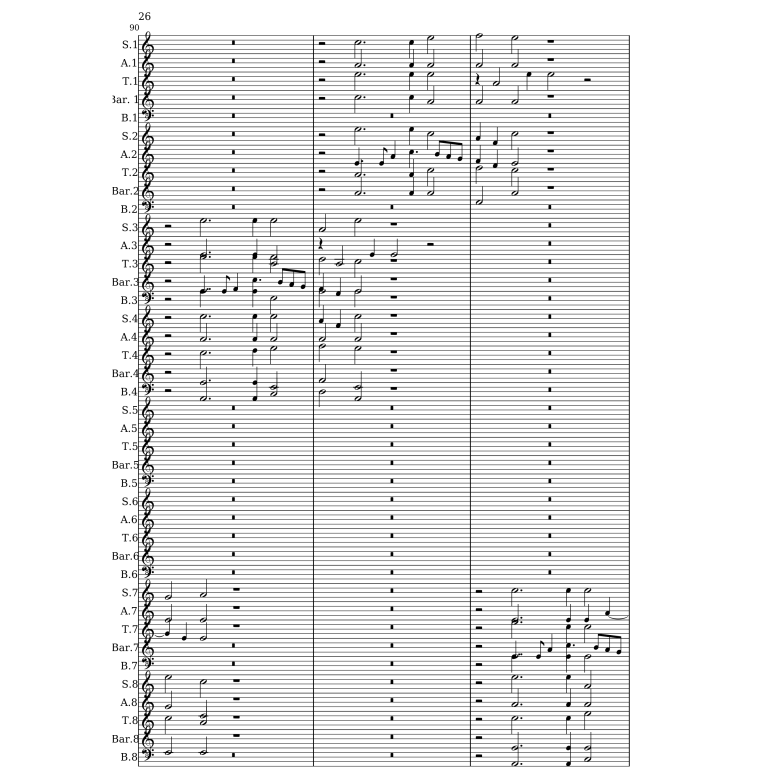
#> input picture deepscores_workspace/test_data/images/lg-60516219-aug-gutenberg1939--page-26.png, 1536 x 1536 px, found by its file name (shown at 1/2 size); its folder holds 3 pictures in this run
$ python preprocess_deepscores.py
#> lines starting #> are read from the running program, lines starting #| are printed output that depends on the picture
#!/usr/bin/env python3
"""
DeepScores 데이터셋 전처리 및 품질 검증 스크립트
NPZ 어노테이션을 YOLO 형식으로 변환하고 데이터 품질을 검증합니다.
"""

import os
import sys
import json
import random
import argparse
from pathlib import Path
from typing import Dict, List, Tuple, Optional
from collections import defaultdict, Counter

import numpy as np
import cv2
from tqdm import tqdm
from sklearn.model_selection import train_test_split
import matplotlib.pyplot as plt
import matplotlib.patches as patches

class DeepScoresPreprocessor:
    """DeepScores 데이터셋 전처리 클래스"""

    def __init__(self, raw_data_dir: str, output_dir: str, pilot_mode: bool = False, sample_size: int = 1000):
#> called with raw_data_dir = 'raw_data', output_dir = 'data', pilot_mode = False, sample_size = 1000
        self.raw_data_dir = Path(raw_data_dir)
        self.output_dir = Path(output_dir)
        self.pilot_mode = pilot_mode
        self.sample_size = sample_size

        # 목표 클래스 정의 (점진적 확장을 위해 Phase별로 분류)
        self.target_classes_phases = {
            'phase_1': ['noteheadFull', 'stem', 'gClef'],
            'phase_2': ['restQuarter', 'beam', 'dot'],
            'phase_3': ['sharp', 'flat', 'natural'],
            'phase_4': ['timeSig4_4', 'keySigFlat1', 'noteheadHalf']
        }

        # 전체 목표 클래스 (초기에는 Phase 1-2만 사용)
        self.target_classes = {}
        class_id = 0
        for phase_classes in self.target_classes_phases.values():
            for class_name in phase_classes:
                self.target_classes[class_name] = class_id
                class_id += 1

        self.image_size = 1024  # DeepScores 고해상도 처리
        self.train_ratio = 0.85

        # 검증 결과 저장
        self.validation_results = {}

    def convert_to_yolo(self, bbox: List[float], img_width: int, img_height: int) -> Tuple[float, float, float, float]:
        """DeepScores bbox [x_min, y_min, x_max, y_max] -> YOLO 포맷 변환"""
        dw = 1.0 / img_width
        dh = 1.0 / img_height

        x_center = (bbox[0] + bbox[2]) / 2.0
        y_center = (bbox[1] + bbox[3]) / 2.0
        width = bbox[2] - bbox[0]
        height = bbox[3] - bbox[1]

        return (x_center * dw, y_center * dh, width * dw, height * dh)

    def validate_bbox(self, bbox: Tuple[float, float, float, float]) -> bool:
        """YOLO 바운딩 박스 유효성 검사"""
        x_center, y_center, width, height = bbox

        # 0-1 범위 확인
        if not (0 <= x_center <= 1 and 0 <= y_center <= 1):
            return False
        if not (0 < width <= 1 and 0 < height <= 1):
            return False

        # 경계 확인
        if (x_center - width/2 < 0) or (x_center + width/2 > 1):
            return False
        if (y_center - height/2 < 0) or (y_center + height/2 > 1):
            return False

        return True

    def smart_dataset_sampling(self, all_images: List[str]) -> List[str]:
        """클래스 균형을 고려한 지능적 데이터 샘플링"""
        if not self.pilot_mode:
            return all_images

        print(f"🎯 Pilot Mode: {self.sample_size}개 샘플 선택 중...")

        # 각 이미지의 클래스 분포 분석
        image_class_counts = {}
        target_class_names = set(self.target_classes.keys())

        for img_name in tqdm(all_images[:5000], desc="클래스 분포 분석"):  # 최대 5000개만 분석
            npz_path = self.raw_data_dir / "annotations" / (img_name.replace('.png', '.npz'))
            if not npz_path.exists():
                continue

            try:
                annotations = np.load(npz_path, allow_pickle=True)['arr_0']
                class_counts = Counter()

                for ann in annotations:
                    if hasattr(ann, 'item'):
                        ann = ann.item()
                    class_name = ann.get('class_name', '')

                    if class_name in target_class_names:
                        class_counts[class_name] += 1

                image_class_counts[img_name] = class_counts

            except Exception as e:
                print(f"Warning: 파일 {npz_path} 분석 실패: {e}")
                continue

        # 균형잡힌 샘플링
        sampled_images = []
        class_samples = defaultdict(list)

        # 클래스별로 이미지 그룹핑
        for img_name, class_counts in image_class_counts.items():
            for class_name in class_counts.keys():
                class_samples[class_name].append((img_name, class_counts[class_name]))

        # 각 클래스에서 균등하게 샘플링
        samples_per_class = max(50, self.sample_size // len(self.target_classes))  # 클래스당 최소 50개

        for class_name, images in class_samples.items():
            # 해당 클래스가 많이 포함된 이미지 우선 선택
            images.sort(key=lambda x: x[1], reverse=True)
            selected = [img[0] for img in images[:samples_per_class]]
            sampled_images.extend(selected)

        # 중복 제거 및 최종 샘플 수 조정
        sampled_images = list(set(sampled_images))

        if len(sampled_images) > self.sample_size:
            sampled_images = random.sample(sampled_images, self.sample_size)

        print(f"✅ {len(sampled_images)}개 샘플 선택 완료")
        return sampled_images

    def process_dataset(self):
        """메인 데이터셋 처리 함수"""
        print("🚀 DeepScores 데이터셋 전처리 시작")
        print(f"원본 데이터: {self.raw_data_dir}")
        print(f"출력 디렉터리: {self.output_dir}")
        print(f"Pilot Mode: {self.pilot_mode} (샘플 크기: {self.sample_size})")
        print("=" * 60)

        # 출력 디렉터리 생성
        for subset in ['train', 'val']:
            (self.output_dir / 'images' / subset).mkdir(parents=True, exist_ok=True)
            (self.output_dir / 'labels' / subset).mkdir(parents=True, exist_ok=True)

        # 이미지 파일 목록 가져오기
        images_dir = self.raw_data_dir / "images_png"
        if not images_dir.exists():
            images_dir = self.raw_data_dir / "images"  # 대체 경로

        if not images_dir.exists():
            raise FileNotFoundError(f"이미지 디렉터리를 찾을 수 없습니다: {images_dir}")

        all_images = [f.name for f in images_dir.glob('*.png')]
        print(f"📁 총 이미지 수: {len(all_images)}")

        if len(all_images) == 0:
            raise ValueError("처리할 이미지가 없습니다.")

        # 스마트 샘플링
        selected_images = self.smart_dataset_sampling(all_images)

        # Train/Validation 분할
        train_images, val_images = train_test_split(
            selected_images,
            train_size=self.train_ratio,
            random_state=42
        )

        print(f"📊 Train: {len(train_images)}, Validation: {len(val_images)}")

        # 데이터셋 처리
        processing_stats = {
            'total_images': 0,
            'processed_images': 0,
            'total_annotations': 0,
            'valid_annotations': 0,
            'invalid_bboxes': 0,
            'missing_files': 0,
            'class_distribution': Counter()
        }

        for subset, image_list in [('train', train_images), ('val', val_images)]:
            print(f"\n🔄 {subset.upper()} 데이터셋 처리 중...")

            img_out_path = self.output_dir / 'images' / subset
            lbl_out_path = self.output_dir / 'labels' / subset

            for img_name in tqdm(image_list, desc=f"Processing {subset}"):
                processing_stats['total_images'] += 1

                try:
                    # 원본 이미지 처리
                    img_path = images_dir / img_name
                    if not img_path.exists():
                        processing_stats['missing_files'] += 1
                        continue

                    original_img = cv2.imread(str(img_path))
#> original_img is the input picture: shape (1536, 1536, 3); min 0, max 255, mean 233.5
                    if original_img is None:
                        processing_stats['missing_files'] += 1
                        continue

                    h, w, _ = original_img.shape
#> h = 1536; w = 1536

                    # 이미지 리사이즈 및 저장
                    resized_img = cv2.resize(original_img, (self.image_size, self.image_size))
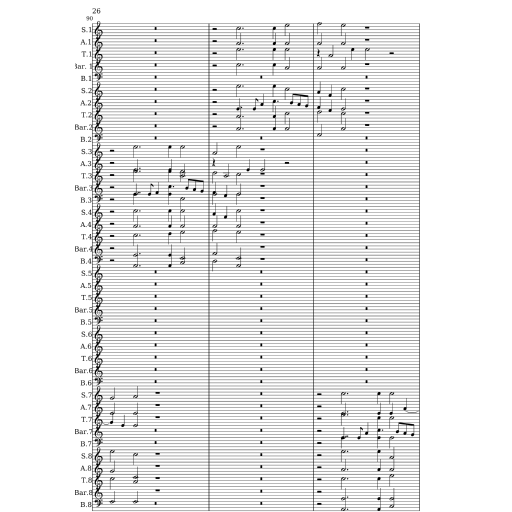
#> resized_img: shape (1024, 1024, 3) (shown at 1/2 size); min 0, max 255, mean 233.6
                    cv2.imwrite(str(img_out_path / img_name), resized_img)

                    # NPZ 어노테이션 로드
                    npz_path = self.raw_data_dir / "annotations" / img_name.replace('.png', '.npz')
                    if not npz_path.exists():
                        # 빈 라벨 파일 생성
                        (lbl_out_path / img_name.replace('.png', '.txt')).touch()
                        processing_stats['missing_files'] += 1
                        continue

                    annotations = np.load(npz_path, allow_pickle=True)['arr_0']

                    yolo_labels = []
                    for ann in annotations:
                        processing_stats['total_annotations'] += 1

                        if hasattr(ann, 'item'):
                            ann = ann.item()

                        class_name = ann.get('class_name', '')
                        if class_name not in self.target_classes:
                            continue

                        class_id = self.target_classes[class_name]
                        bbox = ann.get('bbox', [])

                        if len(bbox) != 4:
                            processing_stats['invalid_bboxes'] += 1
                            continue

                        # YOLO 포맷으로 변환
                        yolo_bbox = self.convert_to_yolo(bbox, w, h)

                        # 바운딩 박스 유효성 검사
                        if not self.validate_bbox(yolo_bbox):
                            processing_stats['invalid_bboxes'] += 1
                            continue

                        yolo_labels.append(f"{class_id} {' '.join(map(str, yolo_bbox))}")
                        processing_stats['valid_annotations'] += 1
                        processing_stats['class_distribution'][class_name] += 1

                    # 라벨 파일 저장
                    label_file = lbl_out_path / img_name.replace('.png', '.txt')
                    with open(label_file, 'w') as f:
                        f.write('\n'.join(yolo_labels))

                    processing_stats['processed_images'] += 1

                except Exception as e:
                    print(f"오류: {img_name} 처리 실패 - {str(e)}")
                    continue

        # 처리 결과 요약
        self._print_processing_summary(processing_stats)

        # YAML 설정 파일 생성
        self._create_dataset_yaml()

        # 데이터 품질 검증 실행
        self._validate_dataset_quality(processing_stats)

        print("\n🎉 데이터셋 전처리 완료!")

    def _print_processing_summary(self, stats: Dict):
        """처리 결과 요약 출력"""
        print("\n" + "=" * 60)
        print("📈 처리 결과 요약")
        print("=" * 60)
        print(f"총 이미지 수: {stats['total_images']}")
        print(f"성공적으로 처리된 이미지: {stats['processed_images']}")
        print(f"총 어노테이션 수: {stats['total_annotations']}")
        print(f"유효한 어노테이션 수: {stats['valid_annotations']}")
        print(f"무효한 바운딩 박스: {stats['invalid_bboxes']}")
        print(f"누락된 파일: {stats['missing_files']}")

        print(f"\n📊 클래스 분포:")
        for class_name, count in stats['class_distribution'].most_common():
            percentage = (count / stats['valid_annotations']) * 100 if stats['valid_annotations'] > 0 else 0
            print(f"  {class_name}: {count} ({percentage:.1f}%)")

    def _create_dataset_yaml(self):
        """YAML 설정 파일 생성"""
        yaml_content = f"""# DeepScores Dataset Configuration for YOLOv8
path: {self.output_dir.absolute()}
train: images/train
val: images/val

# Classes ({len(self.target_classes)} classes)
names:
"""

        for class_name, class_id in sorted(self.target_classes.items(), key=lambda x: x[1]):
            yaml_content += f"  {class_id}: {class_name}\n"

        yaml_file = self.output_dir / "deepscores.yaml"
        with open(yaml_file, 'w') as f:
            f.write(yaml_content)

        print(f"📄 YAML 설정 파일 생성: {yaml_file}")

    def _validate_dataset_quality(self, processing_stats: Dict):
        """데이터셋 품질 검증"""
        print("\n🔍 데이터셋 품질 검증 중...")

        validation_results = {
            'processing_stats': processing_stats,
            'image_label_pairs': self._check_image_label_pairs(),
            'class_imbalance': self._analyze_class_imbalance(processing_stats['class_distribution']),
            'sample_visualization': self._create_sample_visualization()
        }

        # 검증 리포트 저장
        report_dir = Path("validation_reports")
        report_dir.mkdir(exist_ok=True)

        from datetime import datetime
        timestamp = datetime.now().strftime('%Y%m%d_%H%M%S')
        report_file = report_dir / f"preprocessing_validation_{timestamp}.json"

        with open(report_file, 'w') as f:
            # Counter 객체를 dict로 변환하여 JSON 직렬화 가능하게 함
            serializable_results = validation_results.copy()
            serializable_results['processing_stats']['class_distribution'] = dict(processing_stats['class_distribution'])
            json.dump(serializable_results, f, indent=2)

        print(f"📋 검증 리포트 저장: {report_file}")

        self.validation_results = validation_results

    def _check_image_label_pairs(self) -> Dict:
        """이미지-라벨 쌍 매칭 확인"""
        results = {'train': {}, 'val': {}}

        for subset in ['train', 'val']:
            img_dir = self.output_dir / 'images' / subset
            lbl_dir = self.output_dir / 'labels' / subset

            img_files = set(f.stem for f in img_dir.glob('*.png'))
            lbl_files = set(f.stem for f in lbl_dir.glob('*.txt'))

            results[subset] = {
                'total_images': len(img_files),
                'total_labels': len(lbl_files),
                'missing_labels': len(img_files - lbl_files),
                'orphan_labels': len(lbl_files - img_files),
                'matched_pairs': len(img_files & lbl_files)
            }

        return results

    def _analyze_class_imbalance(self, class_distribution: Counter) -> Dict:
        """클래스 불균형 분석"""
        if not class_distribution:
            return {'status': 'no_data'}

        total = sum(class_distribution.values())
        class_ratios = {cls: count/total for cls, count in class_distribution.items()}

        # 불균형 심각도 계산
        max_ratio = max(class_ratios.values())
        min_ratio = min(class_ratios.values())
        imbalance_ratio = max_ratio / min_ratio if min_ratio > 0 else float('inf')

        # 권장사항 생성
        recommendations = []
        if imbalance_ratio > 50:
            recommendations.append("심각한 클래스 불균형 - weighted loss 함수 사용 권장")
        if imbalance_ratio > 20:
            recommendations.append("클래스별 데이터 augmentation 차등 적용 권장")
        if min_ratio < 0.01:  # 1% 미만
            recommendations.append("희귀 클래스에 대한 oversampling 권장")

        return {
            'imbalance_ratio': imbalance_ratio,
            'class_ratios': class_ratios,
            'recommendations': recommendations
        }

    def _create_sample_visualization(self, num_samples: int = 10) -> Dict:
        """샘플 이미지 시각화"""
#> called with num_samples = 10
        print("📸 샘플 시각화 생성 중...")

        try:
            train_img_dir = self.output_dir / 'images' / 'train'
            train_lbl_dir = self.output_dir / 'labels' / 'train'

            img_files = list(train_img_dir.glob('*.png'))
            if len(img_files) == 0:
                return {'status': 'no_images'}

            sample_files = random.sample(img_files, min(num_samples, len(img_files)))

            # 시각화 생성
            fig, axes = plt.subplots(2, 5, figsize=(20, 8))
            axes = axes.flatten()

            visualized_count = 0

            for i, img_file in enumerate(sample_files):
                if i >= len(axes):
                    break

                # 이미지 로드
                image = cv2.imread(str(img_file))
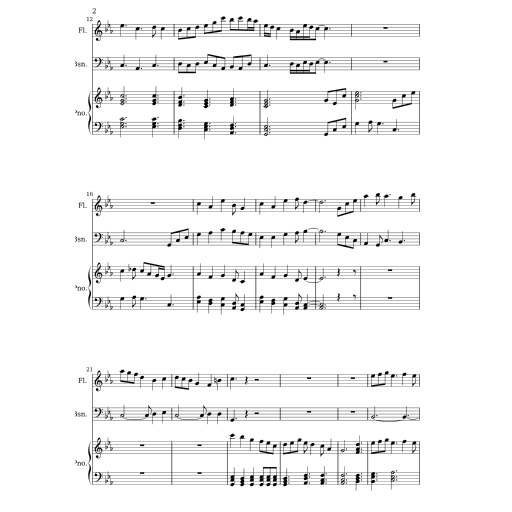
#> image: shape (1024, 1024, 3) (shown at 1/2 size); min 0, max 255, mean 244
                if image is None:
                    continue

                image_rgb = cv2.cvtColor(image, cv2.COLOR_BGR2RGB)

                # 라벨 로드
                label_file = train_lbl_dir / (img_file.stem + '.txt')

                ax = axes[i]
                ax.imshow(image_rgb)
                ax.set_title(f"{img_file.stem}")
                ax.axis('off')

                if label_file.exists():
                    with open(label_file, 'r') as f:
                        lines = f.read().strip().split('\n')

                    h, w = image_rgb.shape[:2]
#> h = 1024; w = 1024

                    for line in lines:
                        if not line.strip():
                            continue
                        parts = line.split()
                        if len(parts) != 5:
                            continue

                        class_id, x_center, y_center, width, height = map(float, parts)

                        # YOLO -> 픽셀 좌표 변환
                        x1 = (x_center - width/2) * w
                        y1 = (y_center - height/2) * h
                        box_width = width * w
                        box_height = height * h

                        rect = patches.Rectangle(
                            (x1, y1), box_width, box_height,
                            linewidth=2, edgecolor='red', facecolor='none'
                        )
                        ax.add_patch(rect)

                        # 클래스 이름 표시
                        class_name = [name for name, id in self.target_classes.items() if id == int(class_id)]
                        class_name = class_name[0] if class_name else f"Class_{int(class_id)}"

                        ax.text(x1, y1-5, class_name, color='red', fontsize=8,
                               bbox=dict(boxstyle="round,pad=0.2", facecolor='white', alpha=0.7))

                visualized_count += 1

            # 빈 subplot 숨기기
            for i in range(visualized_count, len(axes)):
                axes[i].axis('off')

            plt.tight_layout()

            # 시각화 저장
            vis_dir = Path("validation_reports")
            vis_dir.mkdir(exist_ok=True)

            from datetime import datetime
            timestamp = datetime.now().strftime('%Y%m%d_%H%M%S')
            vis_file = vis_dir / f"sample_visualization_{timestamp}.png"

            plt.savefig(vis_file, dpi=150, bbox_inches='tight')
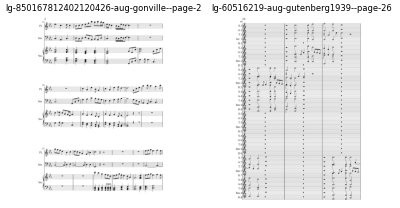
#> figure drawn by matplotlib, 2 panels
            plt.close()

            return {
                'status': 'success',
                'visualized_samples': visualized_count,
                'output_file': str(vis_file)
            }

        except Exception as e:
            return {
                'status': 'error',
                'error': str(e)
            }


def main():
    """메인 실행 함수"""
    parser = argparse.ArgumentParser(description="DeepScores 데이터셋 전처리")
    parser.add_argument("--raw-data", default="raw_data", help="원본 DeepScores 데이터 디렉터리")
    parser.add_argument("--output", default="data", help="출력 디렉터리")
    parser.add_argument("--pilot-mode", action="store_true", help="Pilot 모드 (샘플 데이터만 처리)")
    parser.add_argument("--sample-size", type=int, default=1000, help="Pilot 모드 샘플 크기")

    args = parser.parse_args()

    processor = DeepScoresPreprocessor(
        raw_data_dir=args.raw_data,
        output_dir=args.output,
        pilot_mode=args.pilot_mode,
        sample_size=args.sample_size
    )

    try:
        processor.process_dataset()
        print("✅ 전처리 성공적으로 완료!")

    except Exception as e:
        print(f"❌ 전처리 실패: {str(e)}")
        import traceback
        traceback.print_exc()
        sys.exit(1)


if __name__ == "__main__":
    main()
